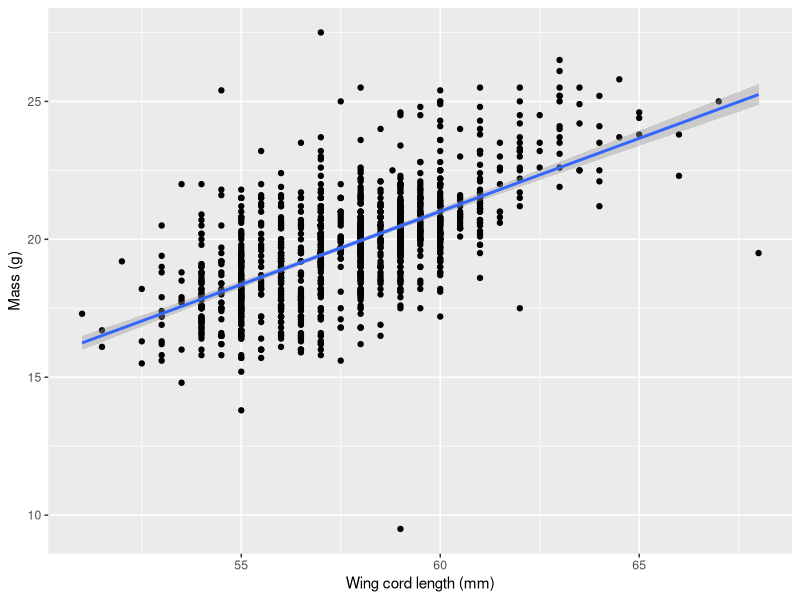
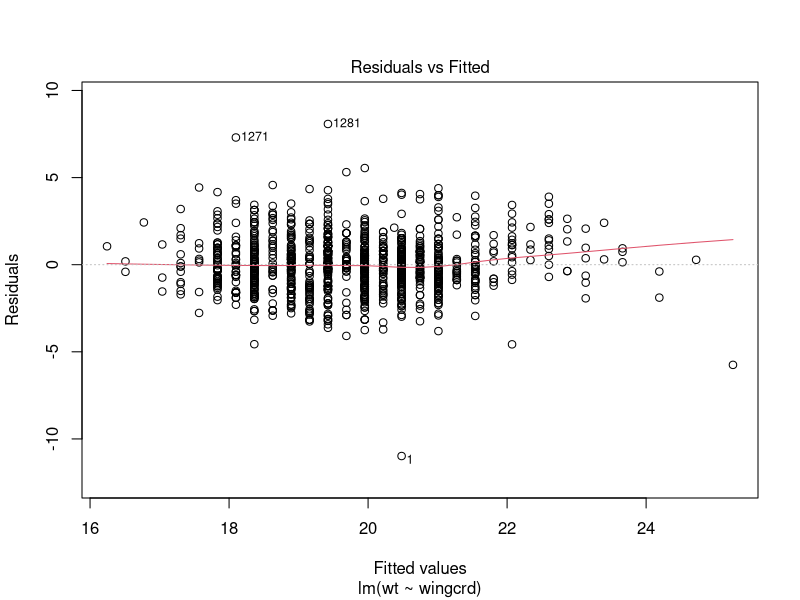
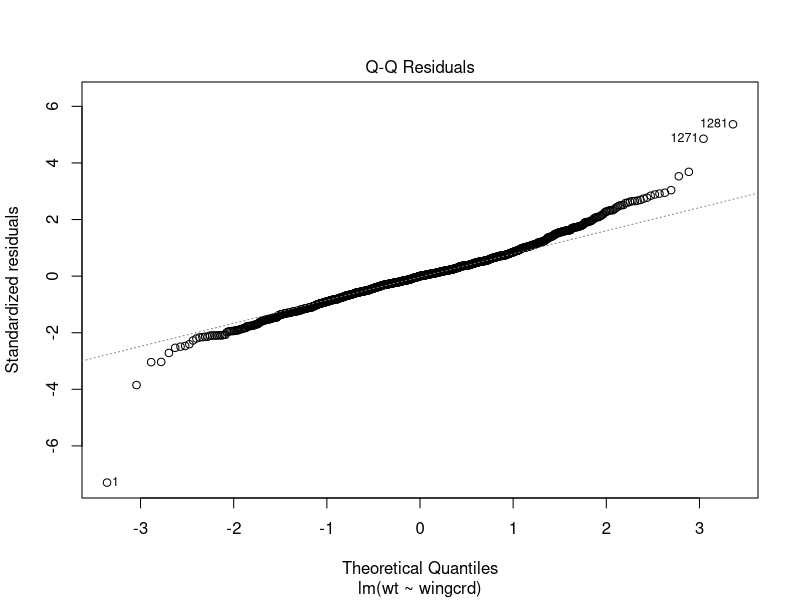
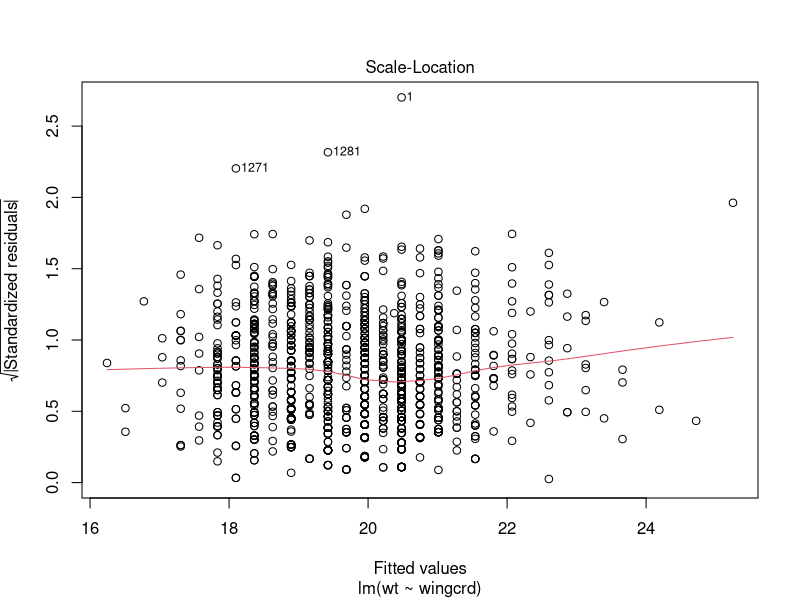
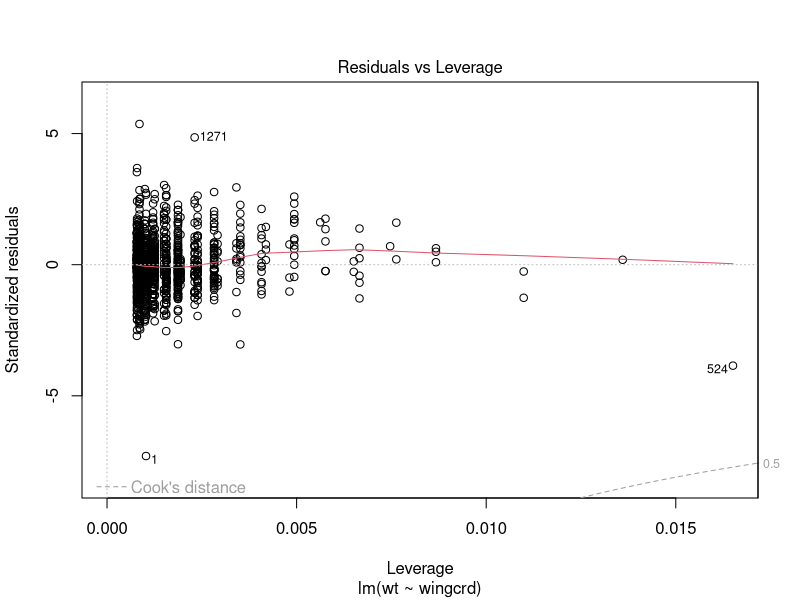
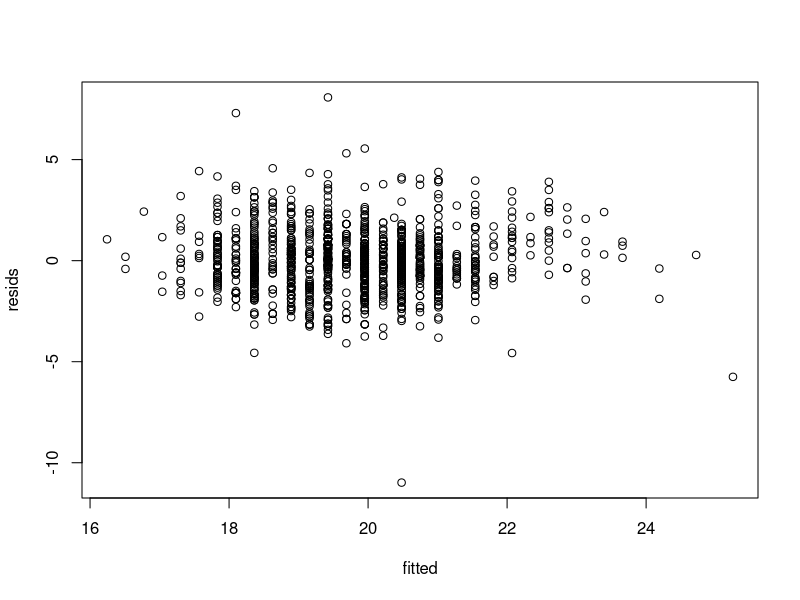
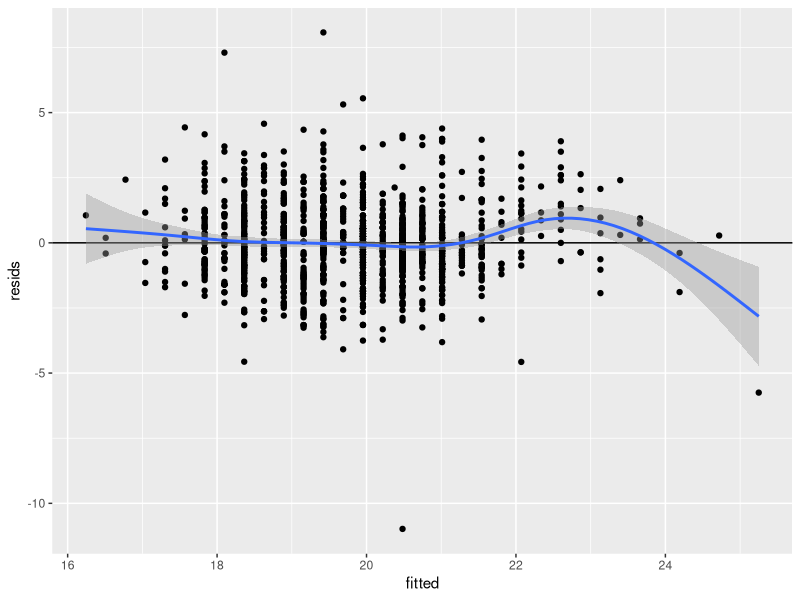
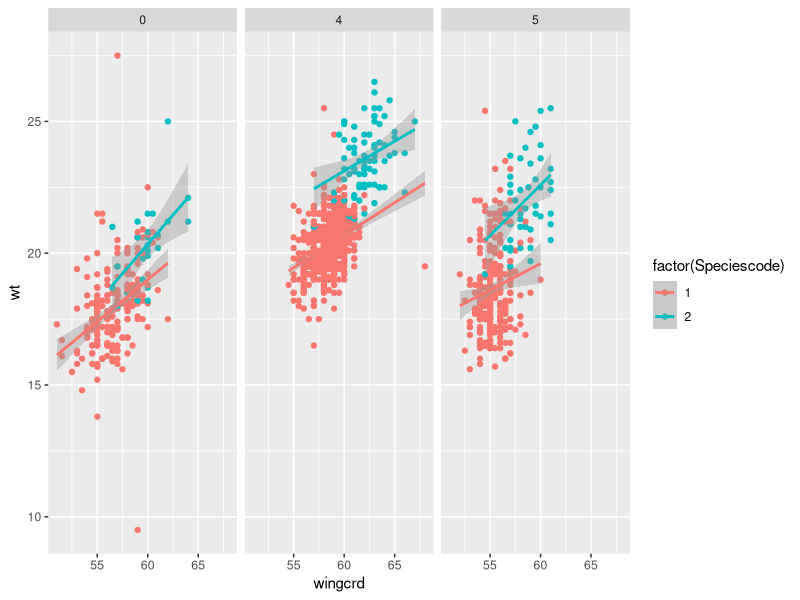

Write the R code that produced these figures, in order.
## ---- chunk 1
knitr::opts_chunk$set(warning = FALSE, message = FALSE) 
## ---- chunk 2
library(tufte)
## ---- chunk 3
library(dplyr)
library(ggplot2)
## ---- chunk 4
sparrows <- read.table("Data/Sparrows.txt", 
                       header = TRUE, 
                       stringsAsFactors = FALSE)
str(sparrows)
## ---- chunk 5
ggplot(sparrows, aes(x = wingcrd, y = wt)) + 
  geom_point() + 
  labs(x='Wing cord length (mm)', y='Mass (g)') +
  geom_smooth(method = "lm")

## ---- chunk 6
my_lm <- lm(wt ~ wingcrd, sparrows)
## ---- chunk 7
summary(my_lm)
## ---- chunk 8
plot(my_lm)
## ---- chunk 9
resids <- resid(my_lm)
fitted <- fitted(my_lm)

plot(fitted, resids)

library(ggplot2)
df_resids <- data.frame(fitted, resids)

ggplot(df_resids, aes(fitted, resids)) + geom_point() + geom_hline(yintercept = 0) + geom_smooth()
## ---- chunk 10
ggplot(data=sparrows, aes(wingcrd, wt, 
                          colour = factor(Speciescode))) + 
  geom_point() + 
  geom_smooth(method = "lm") + 
  facet_wrap(~Sex)
## ---- chunk 11
ggplot(data=sparrows, aes(Speciescode, wt, 
                          group = Speciescode)) + 
  geom_boxplot() + 
  facet_wrap(~Sex)
## ---- chunk 12
species_data <- sparrows %>%
  group_by(Speciescode) %>%
  summarise(wingcrd = mean(wingcrd, na.rm=TRUE),
            wt = mean(wt, na.rm=TRUE)) %>%
  ungroup()

species_data
## ---- chunk 13
sparrows <- sparrows %>%
  mutate(species = as.character(Speciescode))
str(sparrows)
## ---- chunk 14
lm2 <- lm(wt ~ wingcrd + species, sparrows)
summary(lm2)
## ---- chunk 15
if(!dir.exists("Output")) dir.create("Output")
## ---- chunk 16
save(lm2, species_data, file = "Output/lab2_tutorial.RData")
## ---- chunk 17
write.csv(species_data, file = "Output/species_data.csv", 
          row.names = FALSE)
## ---- chunk 18
library(ggplot2)
soil <- c(0, 20, 50, 80, 100)
b0 <- 50
b1 <- 100

y <- b0 + b1 * soil

ggplot(data.frame(y, soil), aes(soil, y)) + geom_point() + geom_line() + ylab("Salamanders per ha") + xlab("Soil moisture (%)")
## ---- chunk 19
x <- seq(450, 750)
probability <- dnorm(x, 600, 30)

ggplot(data.frame(x, probability), aes(x, probability)) + 
  geom_line() + 
  ggtitle("Probability density function, mean = 600, sd = 30")
## ---- chunk 20
plot(lm2)
